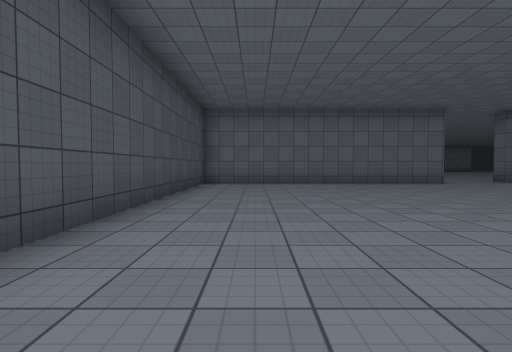
view 1 (above)

24 first-person views from a walk through a Unity game level. The camera is 1.2 m above the floor, tilts 2° down and sees 80° across. The floor is counted in squares, 2 m on a side. Each view is taken from the middle of a square. On the plan, view 1 faces up. The plan holds only what a view shows up to about 9 squares ahead; the rest is blank. The place goes on beyond the plan. Surface patterns are stand-ins for the level's own textures.

view 2
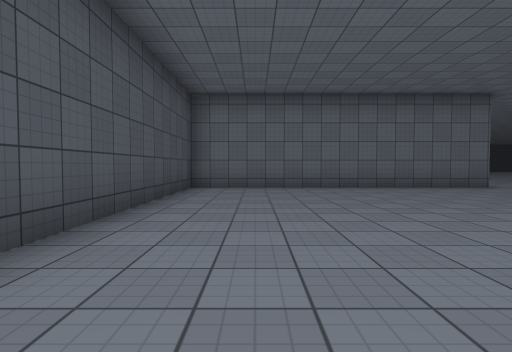

view 3
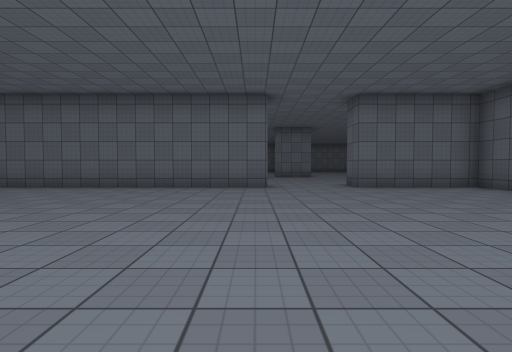

view 4
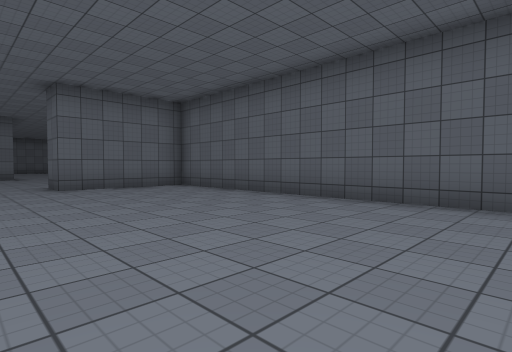

view 5
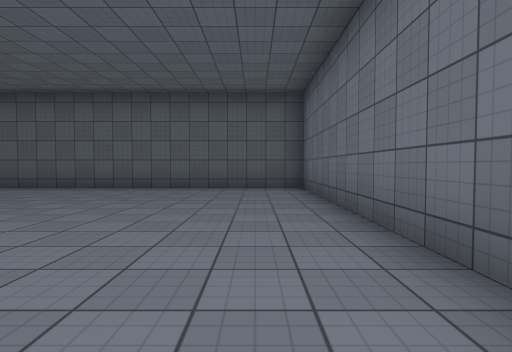

view 6
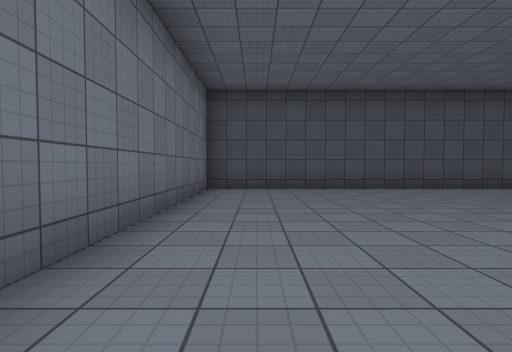

view 7
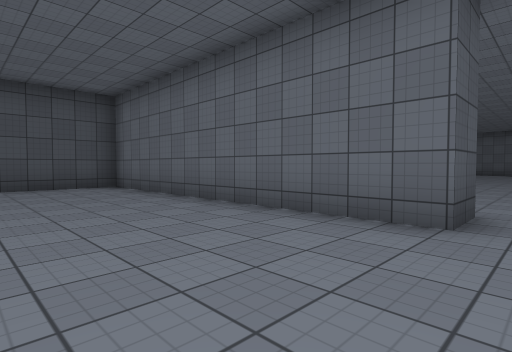

view 8
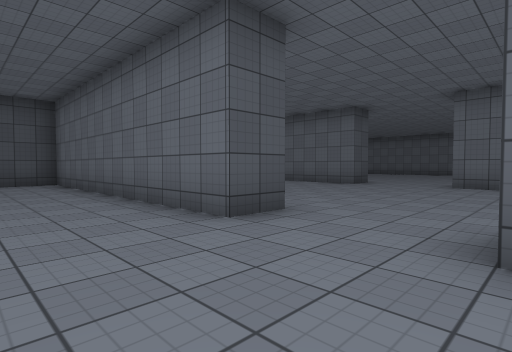

view 9
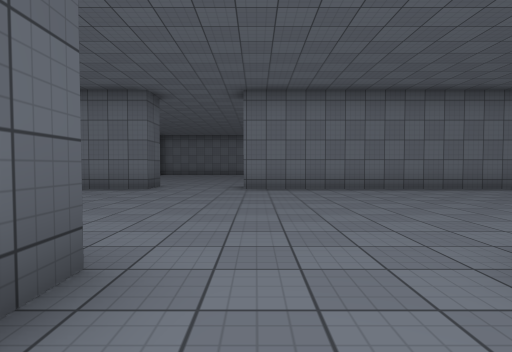

view 10
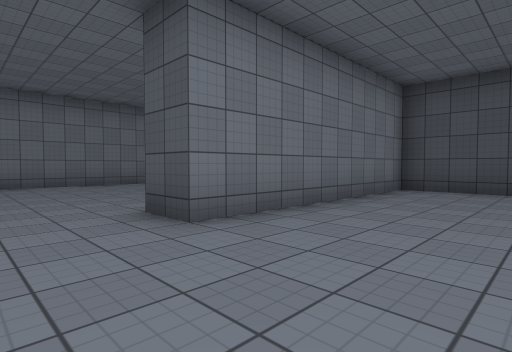

view 11
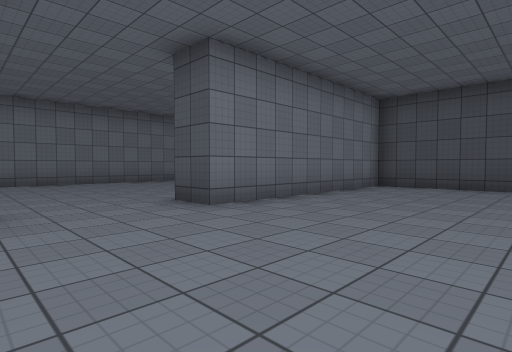

view 12
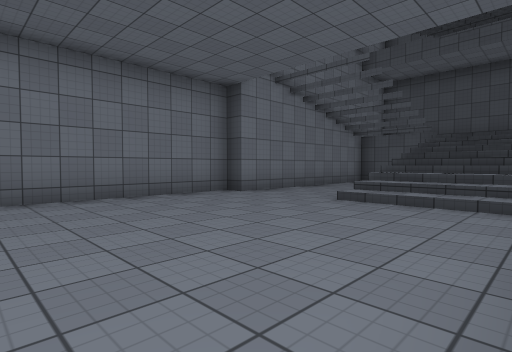

view 13
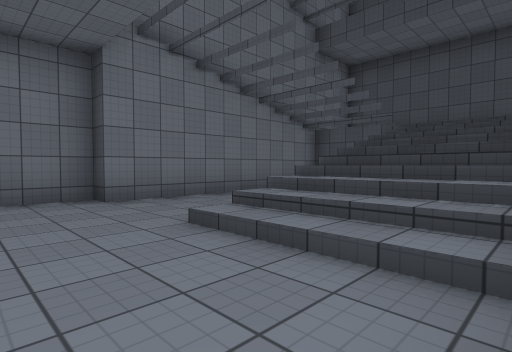

view 14
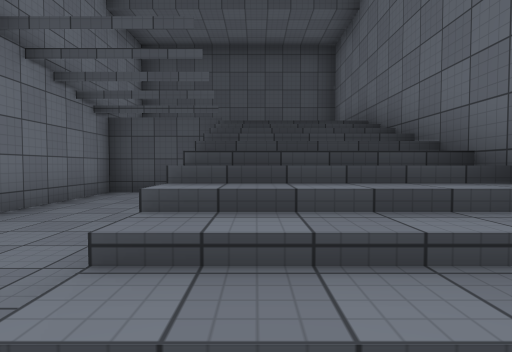

view 15
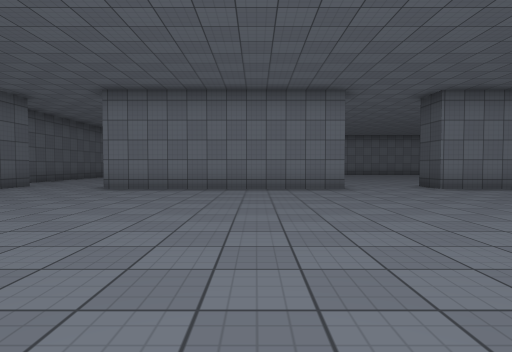

view 16
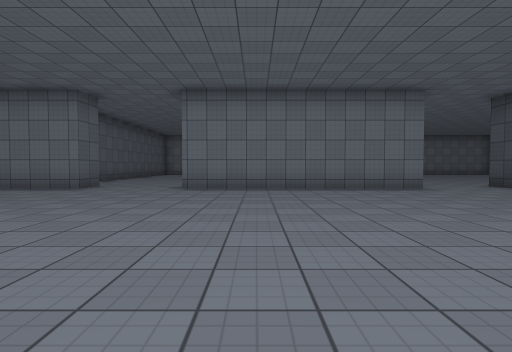

view 17
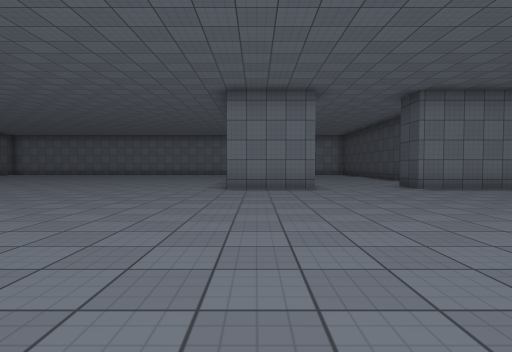

view 18
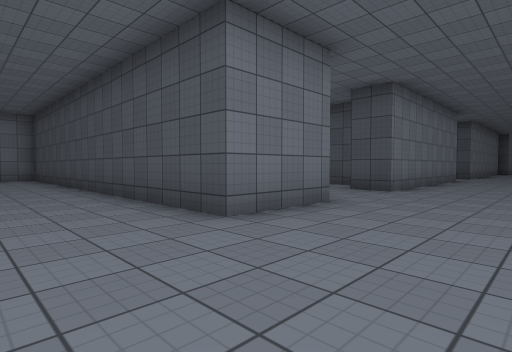

view 19
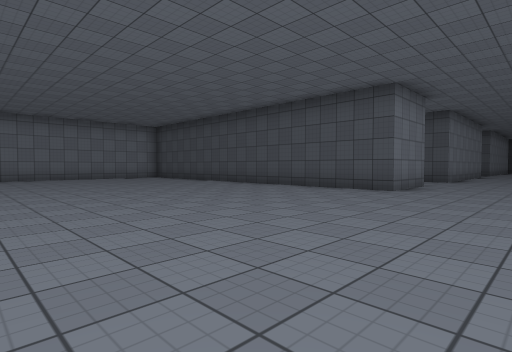

view 20
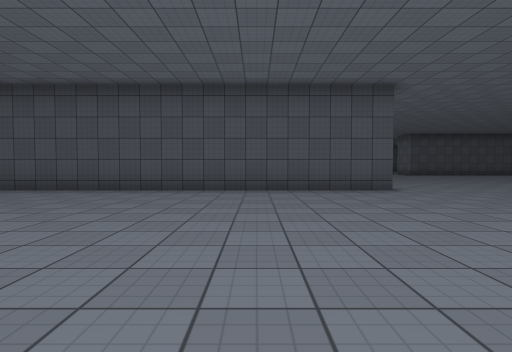

view 21
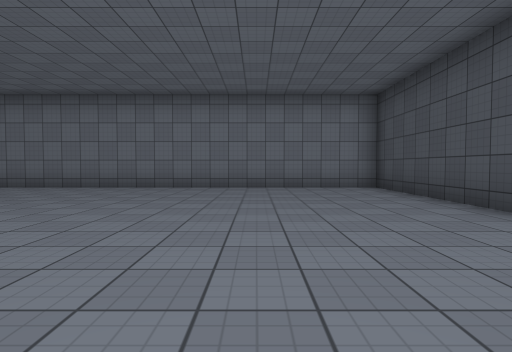

view 22
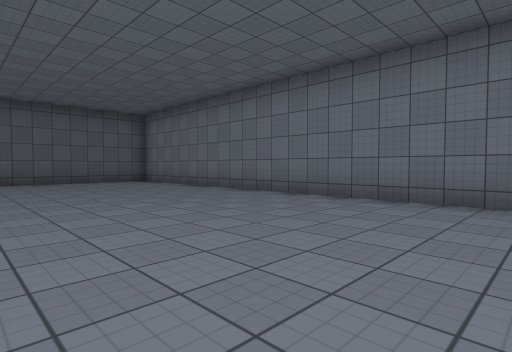

view 23
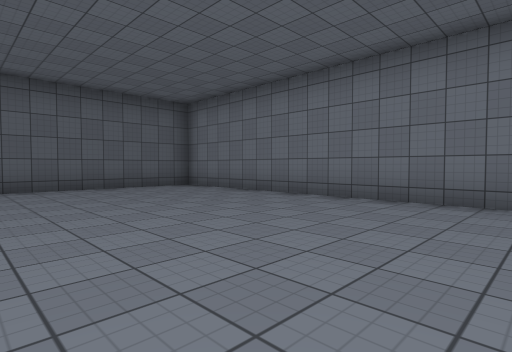

view 24
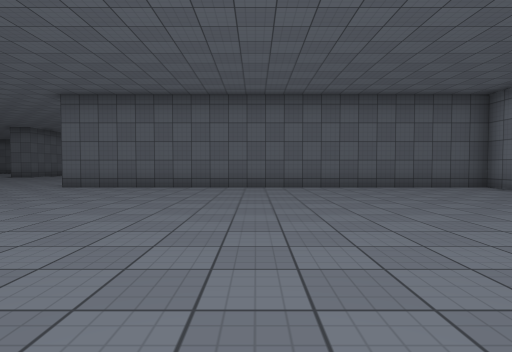

### Floor plan
Key: @ floor where view 1 was taken; # wall or solid block; . main floor; : floor 3 m higher than the main floor; / step, stairs or slope.
Columns run from 10 left of view 1 to 35 right of it. Each row starts with its distance up from view 1.
 22             ......
 21         #.........
 20         #.........
 19         #.........   . .     .
 18  ##############...# .....   ...
 17 #  //////................. .....
 16 #  //////........................
 15 #  //////.........................
 14 #  /  ................................
 13 #  ...................................      ..
 12 # :...................................     ...
 11  ################..######...##........    ...#
 10         #.............# .... #........  .....#
  9         #.............#      #........ ......#
  8         #.............#      #...............#
  7         #.............#      #...............#
  6         #.............#      #...............#
  5         #.............#      #...............#
  4         #.............#      #...............#
  3         #.............#      #...............#
  2         #.............#      #...............#
  1         #.............#      #...............#
  0         #.@...........#      #...............#
 -1         ###############      #################

Where each view was taken, in squares from view 1:
view 1: 0 up, 0 right, facing up
view 2: 2 up, 0 right, facing up
view 3: 2 up, 6 right, facing up
view 4: 2 up, 7 right, facing up-right
view 5: 1 up, 4 right, facing right
view 6: 1 up, 6 right, facing left
view 7: 7 up, 7 right, facing up-left
view 8: 8 up, 9 right, facing up-left
view 9: 19 up, 6 right, facing down
view 10: 21 up, 6 right, facing down-left
view 11: 22 up, 7 right, facing down-left
view 12: 17 up, 3 right, facing down-left
view 13: 17 up, 0 right, facing down-left
view 14: 15 up, 1 left, facing left
view 15: 19 up, 11 right, facing down
view 16: 19 up, 13 right, facing down
view 17: 19 up, 19 right, facing down
view 18: 14 up, 22 right, facing down-left
view 19: 14 up, 27 right, facing down-left
view 20: 8 up, 27 right, facing left
view 21: 8 up, 23 right, facing down
view 22: 5 up, 23 right, facing down-right
view 23: 5 up, 26 right, facing down-right
view 24: 6 up, 26 right, facing right
